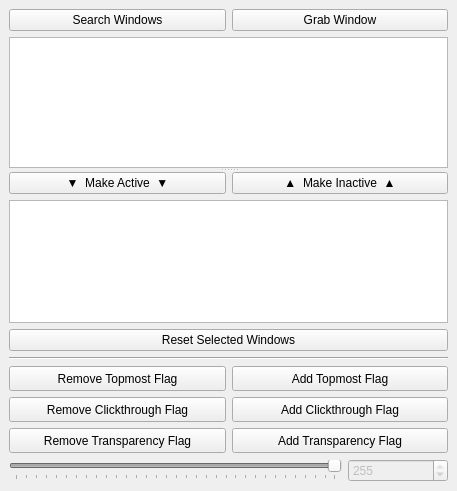
<?xml version="1.0" encoding="UTF-8"?>
<ui version="4.0">
 <class>MainWindow</class>
 <widget class="QMainWindow" name="MainWindow">
  <property name="geometry">
   <rect>
    <x>0</x>
    <y>0</y>
    <width>457</width>
    <height>491</height>
   </rect>
  </property>
  <property name="sizePolicy">
   <sizepolicy hsizetype="Expanding" vsizetype="Expanding">
    <horstretch>0</horstretch>
    <verstretch>0</verstretch>
   </sizepolicy>
  </property>
  <property name="maximumSize">
   <size>
    <width>16777215</width>
    <height>16777215</height>
   </size>
  </property>
  <property name="windowTitle">
   <string>Opacity Chan</string>
  </property>
  <widget class="QWidget" name="centralwidget">
   <property name="sizePolicy">
    <sizepolicy hsizetype="Expanding" vsizetype="Expanding">
     <horstretch>0</horstretch>
     <verstretch>0</verstretch>
    </sizepolicy>
   </property>
   <layout class="QVBoxLayout" name="verticalLayout">
    <item>
     <widget class="QSplitter" name="windowListSplitter">
      <property name="orientation">
       <enum>Qt::Vertical</enum>
      </property>
      <property name="opaqueResize">
       <bool>true</bool>
      </property>
      <property name="childrenCollapsible">
       <bool>false</bool>
      </property>
      <widget class="QWidget" name="layoutWidget">
       <property name="sizePolicy">
        <sizepolicy hsizetype="Preferred" vsizetype="Preferred">
         <horstretch>0</horstretch>
         <verstretch>0</verstretch>
        </sizepolicy>
       </property>
       <layout class="QVBoxLayout" name="verticalLayoutInactiveWindows" stretch="0,1">
        <property name="sizeConstraint">
         <enum>QLayout::SetNoConstraint</enum>
        </property>
        <item>
         <layout class="QHBoxLayout" name="horizontalLayoutWindowSelectButtons">
          <property name="sizeConstraint">
           <enum>QLayout::SetNoConstraint</enum>
          </property>
          <item>
           <widget class="QPushButton" name="pushButtonSelectWindow">
            <property name="sizePolicy">
             <sizepolicy hsizetype="Expanding" vsizetype="Fixed">
              <horstretch>0</horstretch>
              <verstretch>0</verstretch>
             </sizepolicy>
            </property>
            <property name="minimumSize">
             <size>
              <width>0</width>
              <height>0</height>
             </size>
            </property>
            <property name="text">
             <string>Search Windows</string>
            </property>
           </widget>
          </item>
          <item>
           <widget class="QPushButton" name="pushButtonGrabWindow">
            <property name="sizePolicy">
             <sizepolicy hsizetype="Expanding" vsizetype="Fixed">
              <horstretch>0</horstretch>
              <verstretch>0</verstretch>
             </sizepolicy>
            </property>
            <property name="minimumSize">
             <size>
              <width>0</width>
              <height>0</height>
             </size>
            </property>
            <property name="text">
             <string>Grab Window</string>
            </property>
           </widget>
          </item>
         </layout>
        </item>
        <item>
         <widget class="QListWidget" name="listWidgetInactiveWindows">
          <property name="sizePolicy">
           <sizepolicy hsizetype="Expanding" vsizetype="Expanding">
            <horstretch>0</horstretch>
            <verstretch>0</verstretch>
           </sizepolicy>
          </property>
          <property name="minimumSize">
           <size>
            <width>0</width>
            <height>0</height>
           </size>
          </property>
          <property name="sizeAdjustPolicy">
           <enum>QAbstractScrollArea::AdjustIgnored</enum>
          </property>
          <property name="editTriggers">
           <set>QAbstractItemView::NoEditTriggers</set>
          </property>
          <property name="tabKeyNavigation">
           <bool>true</bool>
          </property>
          <property name="dragEnabled">
           <bool>false</bool>
          </property>
          <property name="dragDropMode">
           <enum>QAbstractItemView::NoDragDrop</enum>
          </property>
          <property name="defaultDropAction">
           <enum>Qt::MoveAction</enum>
          </property>
          <property name="alternatingRowColors">
           <bool>true</bool>
          </property>
          <property name="selectionMode">
           <enum>QAbstractItemView::ExtendedSelection</enum>
          </property>
          <property name="sortingEnabled">
           <bool>true</bool>
          </property>
         </widget>
        </item>
       </layout>
      </widget>
      <widget class="QWidget" name="layoutWidget">
       <layout class="QVBoxLayout" name="verticalLayoutActiveWindows" stretch="0,0,0">
        <property name="sizeConstraint">
         <enum>QLayout::SetNoConstraint</enum>
        </property>
        <item>
         <layout class="QHBoxLayout" name="horizontalLayout">
          <item>
           <widget class="QPushButton" name="pushButtonMakeActive">
            <property name="text">
             <string>▼  Make Active  ▼</string>
            </property>
           </widget>
          </item>
          <item>
           <widget class="QPushButton" name="pushButtonMakeInactive">
            <property name="text">
             <string>▲  Make Inactive  ▲</string>
            </property>
           </widget>
          </item>
         </layout>
        </item>
        <item>
         <widget class="QListWidget" name="listWidgetActiveWindows">
          <property name="sizePolicy">
           <sizepolicy hsizetype="Expanding" vsizetype="Expanding">
            <horstretch>0</horstretch>
            <verstretch>0</verstretch>
           </sizepolicy>
          </property>
          <property name="minimumSize">
           <size>
            <width>0</width>
            <height>0</height>
           </size>
          </property>
          <property name="sizeAdjustPolicy">
           <enum>QAbstractScrollArea::AdjustIgnored</enum>
          </property>
          <property name="editTriggers">
           <set>QAbstractItemView::NoEditTriggers</set>
          </property>
          <property name="tabKeyNavigation">
           <bool>true</bool>
          </property>
          <property name="dragEnabled">
           <bool>false</bool>
          </property>
          <property name="dragDropMode">
           <enum>QAbstractItemView::NoDragDrop</enum>
          </property>
          <property name="defaultDropAction">
           <enum>Qt::MoveAction</enum>
          </property>
          <property name="alternatingRowColors">
           <bool>true</bool>
          </property>
          <property name="selectionMode">
           <enum>QAbstractItemView::ExtendedSelection</enum>
          </property>
          <property name="sortingEnabled">
           <bool>true</bool>
          </property>
         </widget>
        </item>
        <item>
         <widget class="QPushButton" name="pushButtonResetSelectedWindows">
          <property name="sizePolicy">
           <sizepolicy hsizetype="Expanding" vsizetype="Fixed">
            <horstretch>0</horstretch>
            <verstretch>0</verstretch>
           </sizepolicy>
          </property>
          <property name="minimumSize">
           <size>
            <width>0</width>
            <height>0</height>
           </size>
          </property>
          <property name="text">
           <string>Reset Selected Windows</string>
          </property>
         </widget>
        </item>
       </layout>
      </widget>
     </widget>
    </item>
    <item>
     <widget class="Line" name="line">
      <property name="orientation">
       <enum>Qt::Horizontal</enum>
      </property>
     </widget>
    </item>
    <item>
     <layout class="QHBoxLayout" name="horizontalLayoutTopmostButtons">
      <item>
       <widget class="QPushButton" name="pushButtonRemoveTopmostFlag">
        <property name="minimumSize">
         <size>
          <width>180</width>
          <height>25</height>
         </size>
        </property>
        <property name="text">
         <string>Remove Topmost Flag</string>
        </property>
       </widget>
      </item>
      <item>
       <widget class="QPushButton" name="pushButtonAddTopmostFlag">
        <property name="minimumSize">
         <size>
          <width>180</width>
          <height>25</height>
         </size>
        </property>
        <property name="text">
         <string>Add Topmost Flag</string>
        </property>
       </widget>
      </item>
     </layout>
    </item>
    <item>
     <layout class="QVBoxLayout" name="verticalLayoutClickthroughWidgets">
      <item>
       <layout class="QHBoxLayout" name="horizontalLayoutClickthroughButtons">
        <item>
         <widget class="QPushButton" name="pushButtonRemoveClickthroughFlag">
          <property name="sizePolicy">
           <sizepolicy hsizetype="MinimumExpanding" vsizetype="Fixed">
            <horstretch>0</horstretch>
            <verstretch>0</verstretch>
           </sizepolicy>
          </property>
          <property name="minimumSize">
           <size>
            <width>180</width>
            <height>25</height>
           </size>
          </property>
          <property name="text">
           <string>Remove Clickthrough Flag</string>
          </property>
         </widget>
        </item>
        <item>
         <widget class="QPushButton" name="pushButtonAddClickthroughFlag">
          <property name="sizePolicy">
           <sizepolicy hsizetype="MinimumExpanding" vsizetype="Fixed">
            <horstretch>0</horstretch>
            <verstretch>0</verstretch>
           </sizepolicy>
          </property>
          <property name="minimumSize">
           <size>
            <width>180</width>
            <height>25</height>
           </size>
          </property>
          <property name="text">
           <string>Add Clickthrough Flag</string>
          </property>
         </widget>
        </item>
       </layout>
      </item>
     </layout>
    </item>
    <item>
     <layout class="QVBoxLayout" name="verticalLayoutTransparencyWidgets">
      <item>
       <layout class="QHBoxLayout" name="horizontalLayoutTransparencyButtons">
        <item>
         <widget class="QPushButton" name="pushButtonRemoveTransparencyFlag">
          <property name="sizePolicy">
           <sizepolicy hsizetype="MinimumExpanding" vsizetype="Fixed">
            <horstretch>0</horstretch>
            <verstretch>0</verstretch>
           </sizepolicy>
          </property>
          <property name="minimumSize">
           <size>
            <width>180</width>
            <height>25</height>
           </size>
          </property>
          <property name="text">
           <string>Remove Transparency Flag</string>
          </property>
         </widget>
        </item>
        <item>
         <widget class="QPushButton" name="pushButtonAddTransparencyFlag">
          <property name="sizePolicy">
           <sizepolicy hsizetype="MinimumExpanding" vsizetype="Fixed">
            <horstretch>0</horstretch>
            <verstretch>0</verstretch>
           </sizepolicy>
          </property>
          <property name="minimumSize">
           <size>
            <width>180</width>
            <height>25</height>
           </size>
          </property>
          <property name="text">
           <string>Add Transparency Flag</string>
          </property>
         </widget>
        </item>
       </layout>
      </item>
      <item>
       <layout class="QHBoxLayout" name="horizontalLayoutTransparencyEditors">
        <item>
         <widget class="QSlider" name="horizontalSliderAlpha">
          <property name="enabled">
           <bool>false</bool>
          </property>
          <property name="minimumSize">
           <size>
            <width>0</width>
            <height>20</height>
           </size>
          </property>
          <property name="maximum">
           <number>255</number>
          </property>
          <property name="value">
           <number>255</number>
          </property>
          <property name="orientation">
           <enum>Qt::Horizontal</enum>
          </property>
          <property name="tickPosition">
           <enum>QSlider::TicksBelow</enum>
          </property>
          <property name="tickInterval">
           <number>8</number>
          </property>
         </widget>
        </item>
        <item>
         <widget class="QSpinBox" name="spinBoxAlpha">
          <property name="enabled">
           <bool>false</bool>
          </property>
          <property name="minimumSize">
           <size>
            <width>100</width>
            <height>0</height>
           </size>
          </property>
          <property name="maximum">
           <number>255</number>
          </property>
          <property name="value">
           <number>255</number>
          </property>
         </widget>
        </item>
       </layout>
      </item>
     </layout>
    </item>
   </layout>
  </widget>
 </widget>
 <resources/>
 <connections/>
</ui>
